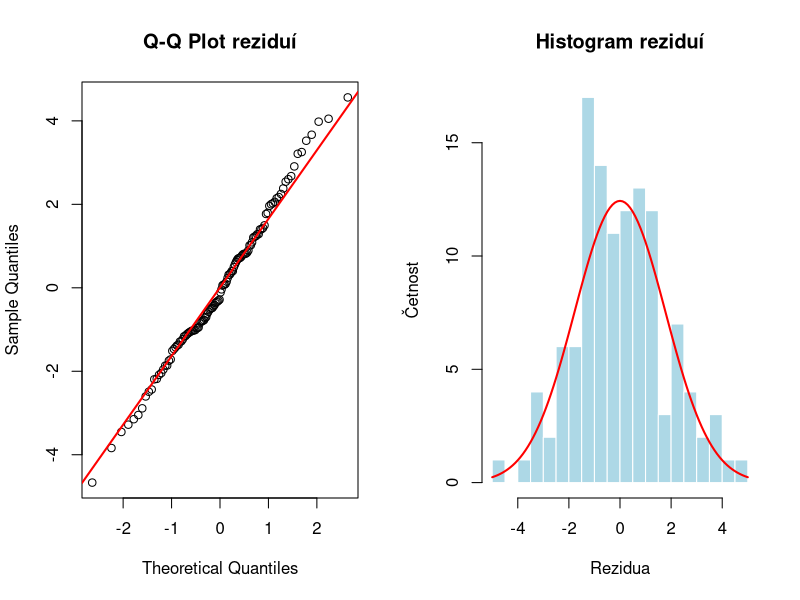
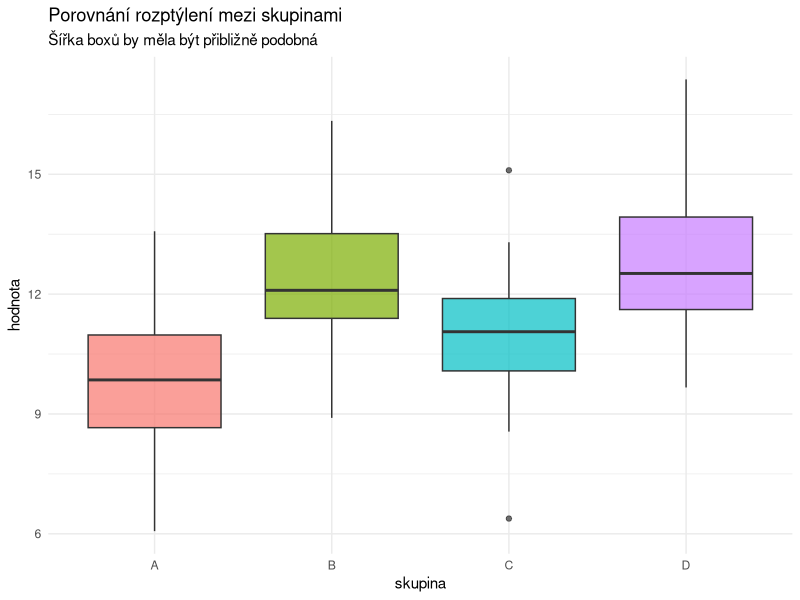
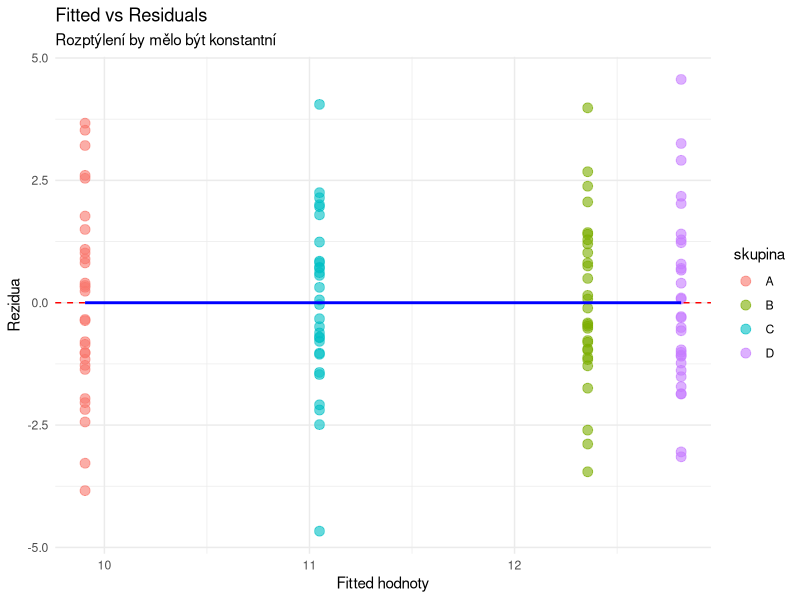
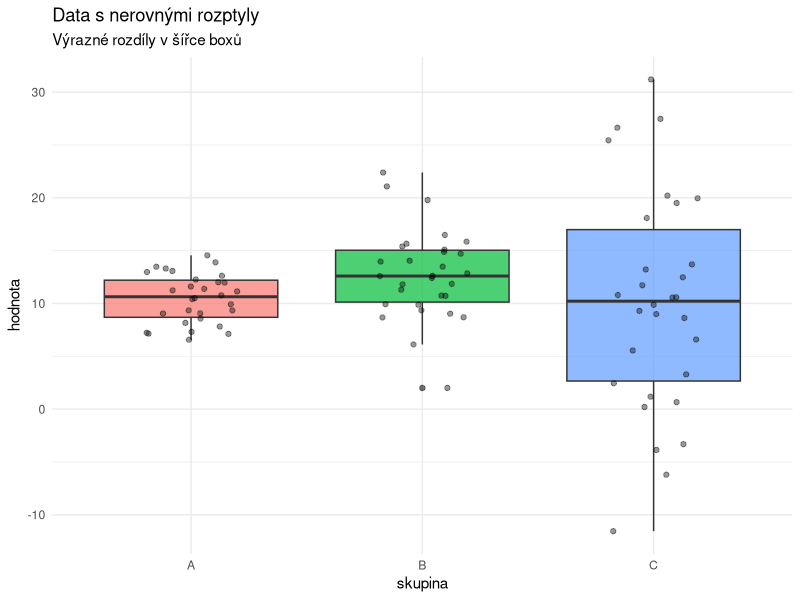
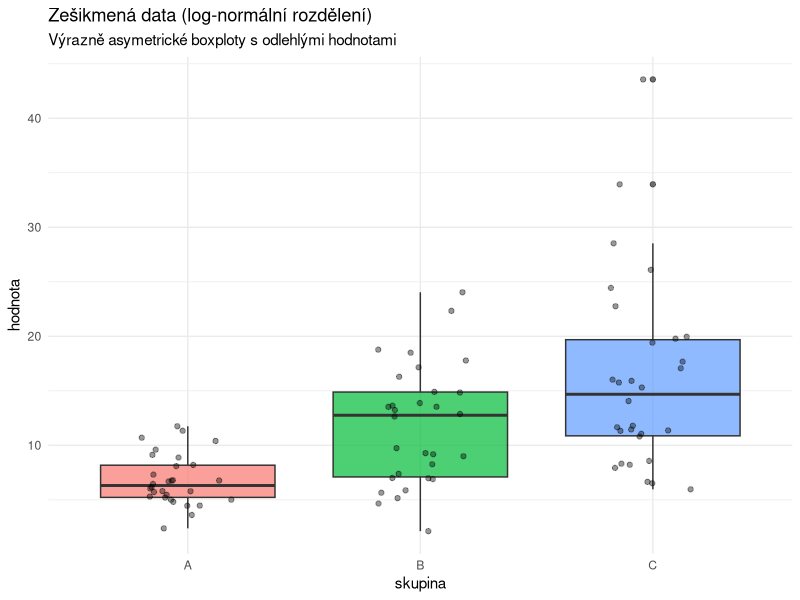
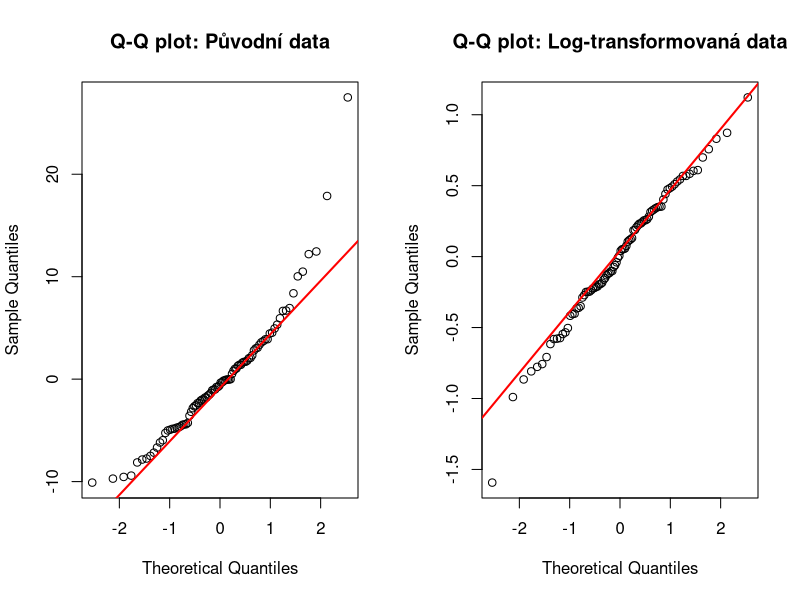

These charts were generated, in order, by the following R code:
## ---- chunk 1
#| label: fig-normality-check
#| fig-cap: "Kontrola normality reziduí"
#| warning: false

library(ggplot2)
library(car)
# Simulace dat
set.seed(123)
n <- 30
data <- data.frame(
  skupina = rep(c("A", "B", "C", "D"), each = n),
  hodnota = c(
    rnorm(n, mean = 10, sd = 2),
    rnorm(n, mean = 12, sd = 2),
    rnorm(n, mean = 11, sd = 2),
    rnorm(n, mean = 13, sd = 2)
  )
)

# ANOVA model
model <- aov(hodnota ~ skupina, data = data)

# Extrakce reziduí
rezidua <- residuals(model)

# Q-Q plot
par(mfrow = c(1, 2))
qqnorm(rezidua, main = "Q-Q Plot reziduí")
qqline(rezidua, col = "red", lwd = 2)

# Histogram reziduí
hist(rezidua, breaks = 20, col = "lightblue", border = "white",
     main = "Histogram reziduí", xlab = "Rezidua", ylab = "Četnost")
curve(dnorm(x, mean = mean(rezidua), sd = sd(rezidua)) * length(rezidua) *
      diff(range(rezidua)) / 20,
      add = TRUE, col = "red", lwd = 2)
par(mfrow = c(1, 1))
## ---- chunk 2
#| label: fig-homogeneity-visual
#| fig-cap: "Vizuální kontrola homogenity rozptylů"
#| warning: false

library(ggplot2)
library(dplyr)

# Deskriptivní statistiky
desc_stats <- data %>%
  group_by(skupina) %>%
  summarise(
    n = n(),
    prumer = mean(hodnota),
    sd = sd(hodnota),
    rozptyl = var(hodnota)
  )

print(desc_stats)

# Poměr největšího a nejmenšího rozptylu
max_var <- max(desc_stats$rozptyl)
min_var <- min(desc_stats$rozptyl)
variance_ratio <- max_var / min_var


# Boxplot
p1 <- ggplot(data, aes(x = skupina, y = hodnota, fill = skupina)) +
  geom_boxplot(alpha = 0.7) +
  labs(
    title = "Porovnání rozptýlení mezi skupinami",
    subtitle = "Šířka boxů by měla být přibližně podobná"
  ) +
  theme_minimal() +
  theme(legend.position = "none")

# Fitted vs Residuals plot
fitted_values <- fitted(model)
plot_data <- data.frame(
  fitted = fitted_values,
  rezidua = rezidua,
  skupina = data$skupina
)

p2 <- ggplot(plot_data, aes(x = fitted, y = rezidua, color = skupina)) +
  geom_point(alpha = 0.6, size = 3) +
  geom_hline(yintercept = 0, linetype = "dashed", color = "red") +
  geom_smooth(se = FALSE, method = "loess", color = "blue") +
  labs(
    title = "Fitted vs Residuals",
    subtitle = "Rozptýlení by mělo být konstantní",
    x = "Fitted hodnoty",
    y = "Rezidua"
  ) +
  theme_minimal()

print(p1)
print(p2)
## ---- chunk 3
#| label: fig-unequal-variances
#| fig-cap: "Příklad s nerovnými rozptyly"
#| warning: false

set.seed(456)
n <- 30

data_unequal <- data.frame(
  skupina = rep(c("A", "B", "C"), each = n),
  hodnota = c(
    rnorm(n, mean = 10, sd = 2),   # Malý rozptyl
    rnorm(n, mean = 12, sd = 5),   # Střední rozptyl
    rnorm(n, mean = 11, sd = 10)   # Velký rozptyl
  )
)

# Vizualizace
ggplot(data_unequal, aes(x = skupina, y = hodnota, fill = skupina)) +
  geom_boxplot(alpha = 0.7) +
  geom_jitter(width = 0.2, alpha = 0.4) +
  labs(
    title = "Data s nerovnými rozptyly",
    subtitle = "Výrazné rozdíly v šířce boxů"
  ) +
  theme_minimal() +
  theme(legend.position = "none")

# Statistiky
data_unequal %>%
  group_by(skupina) %>%
  summarise(
    prumer = round(mean(hodnota), 2),
    sd = round(sd(hodnota), 2),
    rozptyl = round(var(hodnota), 2)
  ) %>%
  knitr::kable(caption = "Výrazně nerovné rozptyly mezi skupinami")

# Levenův test
levene_unequal <- leveneTest(hodnota ~ skupina, data = data_unequal)
cat("\n=== Levenův test ===\n")
print(levene_unequal)

# Porovnání standardní a Welch ANOVA
cat("\n=== Standardní ANOVA ===\n")
model_standard <- aov(hodnota ~ skupina, data = data_unequal)
print(summary(model_standard))

cat("\n=== Welch ANOVA (robustní k nerovným rozptylům) ===\n")
welch_result <- oneway.test(hodnota ~ skupina, data = data_unequal, var.equal = FALSE)
print(welch_result)
## ---- chunk 4
#| label: fig-nonnormal
#| fig-cap: "Příklad s nenormálními daty (zešikmené rozdělení)"
#| warning: false

set.seed(789)
n <- 30

# Silně zešikmená data (log-normální rozdělení)
data_skewed <- data.frame(
  skupina = rep(c("A", "B", "C"), each = n),
  hodnota = c(
    exp(rnorm(n, mean = 2, sd = 0.5)),
    exp(rnorm(n, mean = 2.3, sd = 0.5)),
    exp(rnorm(n, mean = 2.6, sd = 0.5))
  )
)

# Vizualizace
p_skewed <- ggplot(data_skewed, aes(x = skupina, y = hodnota, fill = skupina)) +
  geom_boxplot(alpha = 0.7) +
  geom_jitter(width = 0.2, alpha = 0.4) +
  labs(
    title = "Zešikmená data (log-normální rozdělení)",
    subtitle = "Výrazně asymetrické boxploty s odlehlými hodnotami"
  ) +
  theme_minimal() +
  theme(legend.position = "none")

print(p_skewed)

# Test normality reziduí
model_skewed <- aov(hodnota ~ skupina, data = data_skewed)
shapiro_skewed <- shapiro.test(residuals(model_skewed))

# Q-Q plot
par(mfrow = c(1, 2))
qqnorm(residuals(model_skewed), main = "Q-Q plot: Původní data")
qqline(residuals(model_skewed), col = "red", lwd = 2)

# Log-transformace
data_skewed$log_hodnota <- log(data_skewed$hodnota)
model_log <- aov(log_hodnota ~ skupina, data = data_skewed)

qqnorm(residuals(model_log), main = "Q-Q plot: Log-transformovaná data")
qqline(residuals(model_log), col = "red", lwd = 2)
par(mfrow = c(1, 1))
